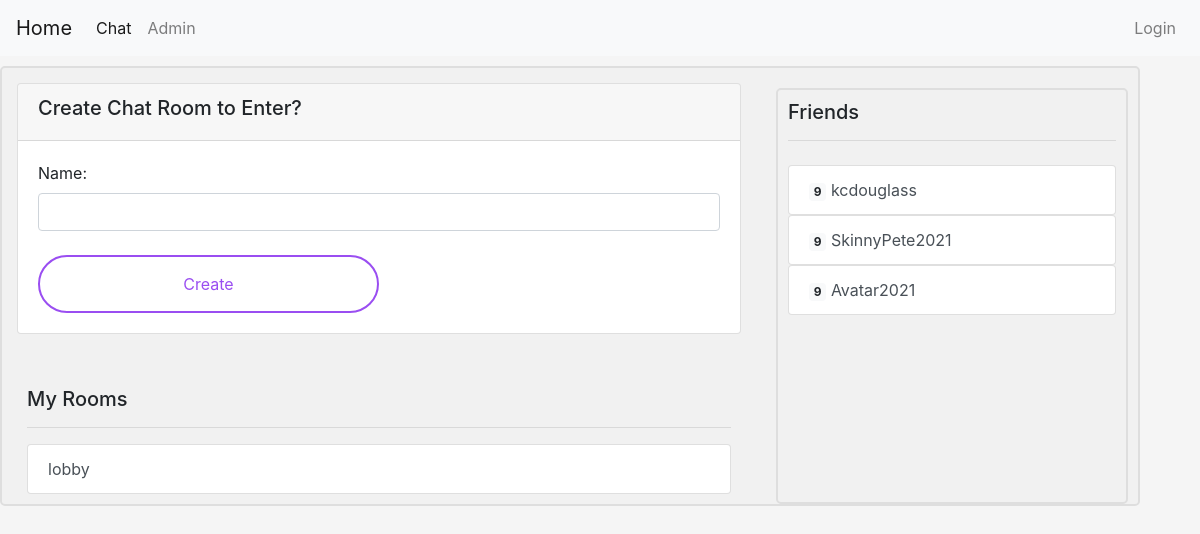
/chat/search/, run on an earlier commit of the app's database.
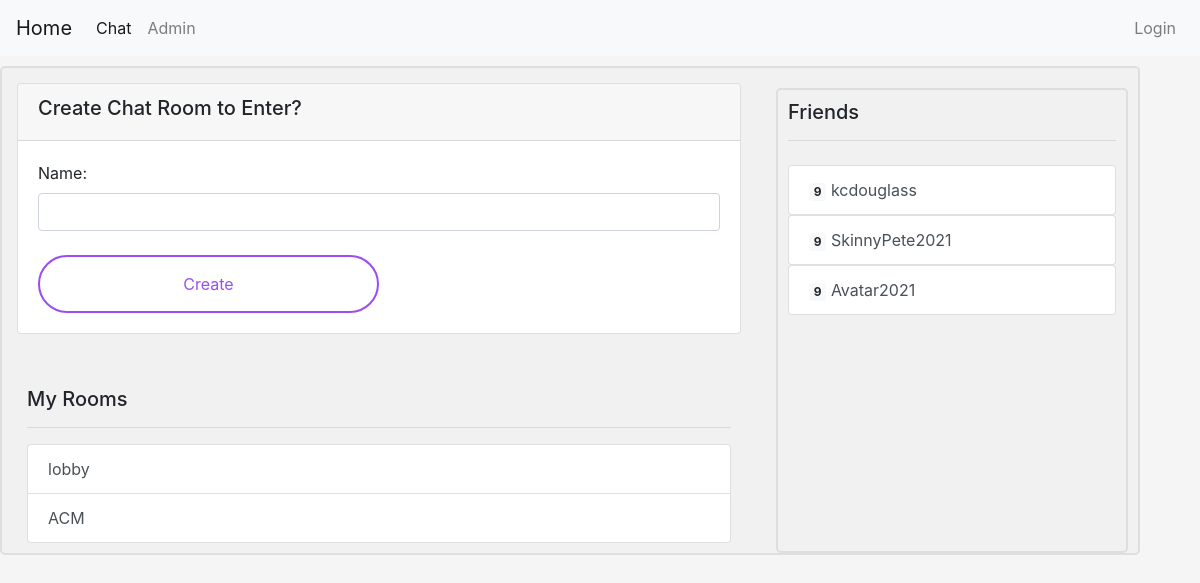
And on a later commit of the database.
### chat/models.py (models this page shows, shortened)
class Room(models.Model):
    name = models.CharField(max_length=75, blank=True, null=True)
    users = models.ManyToManyField(User, related_name='rooms')

### chat/views.py (the view, shortened to what this page needs)
# urls.py: path('search/', views.room_index, name='chat-index'),
def room_index(request):
    users = User.objects.exclude(username=request.user.username)
    return render(request, 'chat/room_index.html', {
        'newRoomForm': RoomForm,
        'chat_rooms': Room.objects.all(),
        'users': users,
        })

### templates/chat/room_index.html (shortened to what this page needs)
{% extends 'core/base.html' %}
{% load static %}
{% block content %}
<body>
    <div class="container">
        <div class="row">
            <div class="col-8">
                    <div class="card">
                        <div class="card-header">
                            <H5>Create Chat Room to Enter?</H5>
                        </div>
                        <div class="card-body">
                            <form action="" method="POST"> {% csrf_token %}
                                {{newRoomForm.as_table}}
                                <br>
                                <button class="create_room_button" type="submit" name="create-room">Create</button>
                            </form>
                        </div>
                    </div>
            <br><br>
            <div class="col">
                <h5>My Rooms
                    <hr>
                </h5>
                <div class="list-group">
                    {% for room in chat_rooms %}
                    <a href="/chat/rooms/{{ room.name }}" class="list-group-item list-group-item-action">
                        {{ room.name }}
                    </a>
                    {% endfor %}
                </div>
            </div>
        </div>
        <div class="col-4">
            <div class="container sidebar">
                <div class="list-group">
                    <h5>Friends
                        <hr>
                    </h5>
                    {% for cur_user in users %}
                    <div class="profile_avatar">
                        <a href="" class="list-group-item list-group-item-action">
                            <span class="badge badge-light">
                                9
                            </span>
                            {{ cur_user }}
                                </a>
                    </div>
                    {% endfor %}
                </div>
            </div>
        </div>
    </div>
</body>
{% endblock %}

### templates/core/base.html (shortened to what this page needs)
<!DOCTYPE html>
<html lang="en">
<head>
    {% load static %}
    {% include 'core/components/bootstrap.html' %}
    <link rel="stylesheet" href="{% static 'core/css/style.css' %}">
    <link rel="stylesheet" href="{% static 'chat/css/style.css' %}">
</head>
<body>
    {% include "core/components/navigation.html" %}
    <main>
        {% block content %}
        {% endblock %}
    </main>
</body>
</html>

### templates/core/components/bootstrap.html (shortened to what this page needs)
    <link rel="stylesheet" href="https://stackpath.bootstrapcdn.com/bootstrap/4.4.1/css/bootstrap.min.css"/>

### templates/core/components/navigation.html (shortened to what this page needs)
{% load static %}
  <nav class="navbar navbar-expand-lg navbar-light bg-light">
    <a class="navbar-brand" href="{%  url 'home' %}">Home</a>
    <div class="collapse navbar-collapse" id="navbarNav">
      <ul class="navbar-nav">
        <li class="nav-item active">
          <a class="nav-link" href="{%  url 'chat-index' %}">Chat</a> <span class="sr-only">(current)</span></a>
        </li>
        <li class="nav-item">
          <a class="nav-link" href="/admin">Admin</a>
        </li>
      </ul>
    </div>
    {% if user.is_authenticated %}
      <ul class="navbar-nav">
        <li class="nav-item">
            <span class="greeting-msg">
                Hello, ({{ request.user }})
            </span>
            <span class="navbar-text">
                  <a class="nav-link" href="{% url 'logout' %}">Logout</a>
            </span>
        </li>
      </ul>
    {% else %}
      <ul class="navbar-nav">
          <li class="nav-item">
              <a class="nav-link" href="{% url 'login' %}">Login</a>
          </li>
      </ul>
    {% endif %}
</nav>

### static/core/css/style.css (style rules this page uses)
body { background-color: #f5f5f5; }

### static/chat/css/style.css (style rules this page uses)
.chat-msg-button, .create_room_button { background-color: #ffffff; color: #9a4ef1; border: 0.16em solid #9a4ef1; border-radius: 2em; padding: 15px 32px; text-align: center; text-decoration: none; display: inline-block; font-size: 16px; cursor: pointer; transition: 0.3s; width: 50%; }
.card { margin: 5px; }
.sidebar { height: 100%; border: 1px solid black; margin: 5px; padding-bottom: 20px; }
.container { border: 2px solid #dedede; background-color: #f1f1f1; border-radius: 5px; padding: 10px; margin: 10px 0; }
.container::after { content: ""; clear: both; display: table; }

What changed in the data, as far as the page shows it:
added Room: name "ACM"
